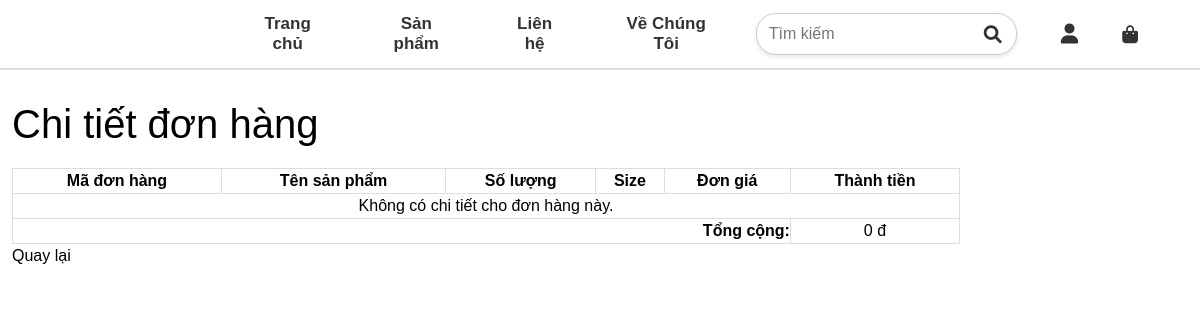
The page /khachhang/historycartdetail.php?code=2441 on the database as committed earlier.
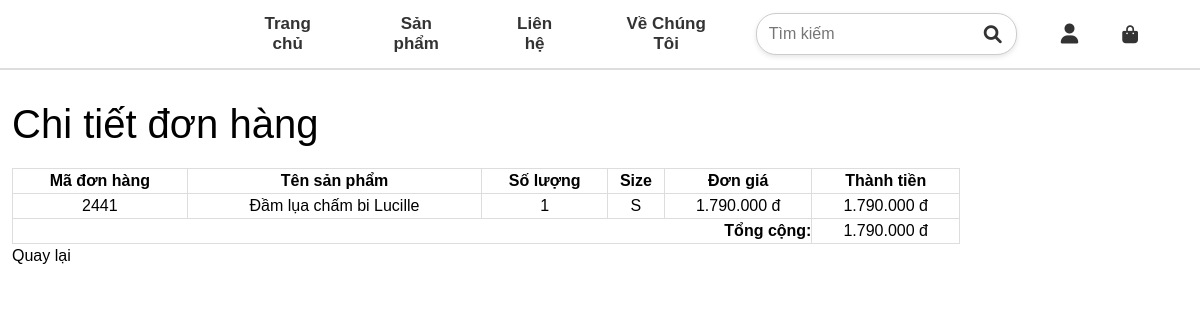
The same page on the database as committed later.
### tables this page shows
CREATE TABLE `cart_details` (
  `cart_details_id` int(11) NOT NULL,
  `cart_code` varchar(10) NOT NULL,
  `product_id` int(11) NOT NULL,
  `quantity` int(11) NOT NULL,
  `size` varchar(10) NOT NULL
);

CREATE TABLE `cart` (
  `cart_id` int(11) NOT NULL,
  `user_id` int(11) NOT NULL,
  `cart_code` varchar(10) NOT NULL,
  `cart_status` tinyint(1) DEFAULT NULL,
  `cart_date` datetime DEFAULT current_timestamp(),
  `total_amount` decimal(10,2) NOT NULL DEFAULT 0.00,
  `cart_payment` varchar(20) NOT NULL
);

CREATE TABLE `products` (
  `product_id` int(11) NOT NULL,
  `product_name` varchar(255) NOT NULL,
  `product_description` text DEFAULT NULL,
  `product_price` decimal(10,2) NOT NULL,
  `product_sale` int(11) NOT NULL,
  `product_quantity` int(11) NOT NULL,
  `product_image` varchar(255) DEFAULT NULL,
  `brand_id` int(11) DEFAULT NULL,
  `created_at` timestamp NOT NULL DEFAULT current_timestamp(),
  `updated_at` timestamp NOT NULL DEFAULT current_timestamp() ON UPDATE current_timestamp(),
  `product_color_image` varchar(255) DEFAULT NULL,
  `product_color_name` varchar(255) DEFAULT NULL,
  `remarkable` tinyint(1) DEFAULT 0,
  `price_sale` decimal(10,2) GENERATED ALWAYS AS (`product_price` - `product_price` * `product_sale` / 100) STORED
);

### khachhang/historycartdetail.php (the view, shortened to what this page needs)
<?php
include 'header.php';
if (isset($_GET['code']) && preg_match('/^[a-zA-Z0-9]+$/', $_GET['code'])) {
    $cart_code = mysqli_real_escape_string($conn, $_GET['code']);
    $query = "
        SELECT
                c.cart_code,
                p.product_name,
                p.product_price,
                cd.quantity,
                cd.size
            FROM
                cart_details cd
            JOIN
                cart c ON cd.cart_code = c.cart_code
            JOIN
                products p ON cd.product_id = p.product_id
            WHERE
                c.cart_code = '$cart_code'
    ";
    $show_cart = mysqli_query($conn, $query);
} else {
    echo "<p class='error-message'>Mã đơn hàng không hợp lệ!</p>";
    exit();
}
$total = 0;
?>
<div class="admin-content-right">
    <div class="admin-content-right-cartegory_list">
        <h1>Chi tiết đơn hàng</h1>
        <table>
            <thead>
                <tr>
                    <th>Mã đơn hàng</th>
                    <th>Tên sản phẩm</th>
                    <th>Số lượng</th>
                    <th>Size</th>
                    <th>Đơn giá</th>
                    <th>Thành tiền</th>
                </tr>
            </thead>
            <tbody>
                <?php
                if (mysqli_num_rows($show_cart) > 0) {
                    while ($result = mysqli_fetch_assoc($show_cart)) {
                        $subtotal = $result['quantity'] * $result['product_price'];
                        $total += $subtotal;
                ?>
                        <tr>
                            <td><?php echo htmlspecialchars($result['cart_code']); ?></td>
                            <td><?php echo htmlspecialchars($result['product_name']); ?></td>
                            <td><?php echo htmlspecialchars($result['quantity']); ?></td>
                            <td><?php echo htmlspecialchars($result['size']); ?></td>
                            <td><?php echo number_format($result['product_price'], 0, ',', '.'); ?> đ</td>
                            <td><?php echo number_format($subtotal, 0, ',', '.'); ?> đ</td>
                        </tr>
                <?php
                    }
                } else {
                    echo "<tr><td colspan='6'>Không có chi tiết cho đơn hàng này.</td></tr>";
                }
                ?>
            </tbody>
            <tfoot>
                <tr>
                    <td colspan="5" style="text-align: right; font-weight: bold;">Tổng cộng:</td>
                    <td><?php echo number_format($total, 0, ',', '.'); ?> đ</td>
                </tr>
            </tfoot>
        </table>
        <a href="historycart.php">Quay lại</a>
    </div>
</div>
</body>
</html>

Rows that differ between the two databases and show on the page:
added cart_details: cart.cart_code "2441", product.product_name "Đầm lụa chấm bi Lucille", quantity "1", size "S", product.product_price "1.790.000", quantity.product_price "1.790.000"
Other text that changed with them:
$total: "0" → "1.790.000"
text no longer shown: "Không có chi tiết cho đơn hàng này."
